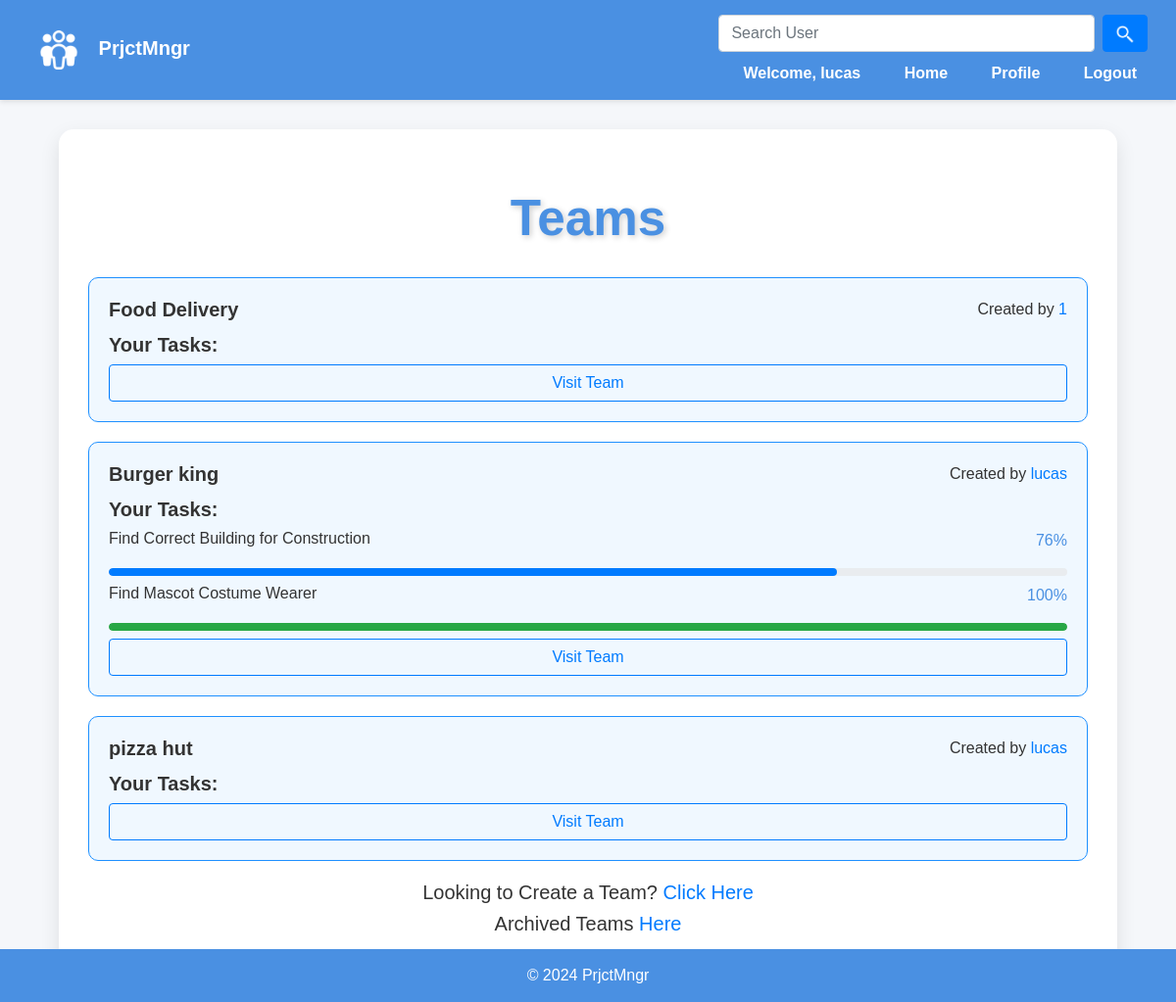
Page / (signed in) on the committed database.
### team/models.py (models this page shows)
class User(AbstractUser):
    friends = models.ManyToManyField('self', related_name='friends', blank=True)
    bio = models.TextField()

class Team(models.Model):
    name = models.CharField(max_length=50, unique=True)
    creator = models.ForeignKey(User, on_delete=models.CASCADE, related_name='teams_created',null=True)
    members = models.ManyToManyField('User', related_name='teams', blank=True)
    description = models.TextField(blank=True,default='')
    archived = models.BooleanField(default=False)
    admins = models.ManyToManyField('User', related_name='admins', blank=True)

class Task(models.Model):
    name = models.CharField(max_length=120,default='')
    completed = models.BooleanField(default=False)
    assigned_to = models.ForeignKey('User', on_delete=models.CASCADE, related_name='assigned_tasks')
    deadline = models.DateTimeField()
    priority = models.IntegerField(default=0)
    progress = models.IntegerField(default=0)
    progress_description = models.TextField()
    description = models.TextField(default='',)
    team=models.ForeignKey('Team', on_delete=models.CASCADE, related_name='tasks',default=None)

### team/views.py (the view)
# urls.py: path('', views.index, name='index'),
def index(request):
    if request.user.is_authenticated:
        user = request.user
        teams = Team.objects.filter(members=user,archived=False)
        tasks= Task.objects.filter(assigned_to=user)
        return render(request, 'index.html', {'teams':teams,"tasks":tasks})
    else:
        return render(request, 'register.html')

### team/templates/index.html (shortened to what this page needs)
{% extends "layout.html" %}
{% block body %}
    <h1>Teams</h1>
    {% if teams %}
        {% for team in teams %}
            <div class="card-body" style="background: #f0f8ff; border-radius: 10px;margin-bottom: 20px; border: 0.1px dodgerblue solid;">
                <div class="d-flex justify-content-between">
                    <h5 style ="font-weight: bold" class="card-title">{{ team.name }}</h5>
                    <p class="card-text">Created by <a href ="{% url 'profile' team.creator.username %}">{{ team.creator }}</a> </p>
                </div>
                <h5 style ="font-weight: bold" > Your Tasks:</h5>
                {% for task in tasks %}
                    {% if task.team == team %}
                        <div class="task-item mb-2">
                            <div class="d-flex justify-content-between">
                                <h6 >{{ task.name }}</h6>
                                <p style="color: #4a90e2;">{{ task.progress }}%</p>
                            </div>
                            <div class="progress" style="height: 8px; border-radius: 5px;">
                                <div class="progress-bar {% if task.completed %}bg-success{% else %}bg-primary{% endif %}"
                                     role="progressbar"
                                     style="width: {{ task.progress }}%; border-radius: 5px;"
                                     aria-valuenow="{{ task.progress }}" aria-valuemin="0" aria-valuemax="100">
                                </div>
                            </div>
                        </div>
                    {% endif %}
                {% endfor %}
                <form action="team/{{ team.name }}" style="text-align: center">
                    <input style="width:100%;" type="submit" class="btn btn-outline-primary" value="Visit Team">
                </form>
            </div>
        {% endfor %}
    {% else %}
        <h3 style="text-align: center;margin-top:40px" >Look's Like There's Nothing here.</h3>
    {% endif %}
            <h5 style="text-align: center">Looking to Create a Team? <a href ="create_team" > Click Here </a></h5>
            <h5 style="text-align: center">Archived Teams <a href ="archive" > Here</a></h5>
{% endblock %}

### team/templates/layout.html (shortened to what this page needs)
{% load static %}
<!DOCTYPE html>
<html lang="en">
<head>
    <link rel="stylesheet" href="https://cdn.jsdelivr.net/npm/bootstrap@4.4.1/dist/css/bootstrap.min.css">
</head>
<body>
    <nav class="navbar navbar-expand-lg">
        <a class="navbar-brand" href="{% url 'index' %}">
            <img src="{% static 'appLogo.png' %}" alt="PrjtMngr Logo">
            PrjctMngr
        </a>
        <div class="ml-auto">
            {% if user.is_authenticated %}
                <form method="POST" action="{% url 'search' %}">
                    <div class="form-row" style="margin-bottom: 10px">
                        <input required id="search_bar" name="search_term" class="form-control mr-sm-2" style="width:85%" type="search" placeholder="Search User"  aria-label="Search">
                        <button class="btn btn-primary" type="submit"><img style="height:20px;pointer-events:none" src="{% static 'searchLogo.png' %}"></button>
                    </div>
                </form>
                <a>Welcome, {{ user.username }}</a>
                <a href="{% url 'index' %}">Home</a>
                <a href="{% url 'profile' user.username %}" >Profile</a>
                <a href="{% url 'logout' %}">Logout</a>
            {% else %}
                <a class="links" href="{% url 'login' %}">Login</a>
                <a class="links" href="{% url 'register' %}">Register</a>
            {% endif %}
        </div>
    </nav>
    <div class="content-container">
        {% block body %}
        {% endblock %}
    </div>
    <footer>
        © 2024 PrjctMngr
    </footer>
</body>
</html>

### team/templates/layout.html (style rules this page uses)
body { font-family: 'Arial', sans-serif; background-color: #f5f7fa; color: #333; margin: 0; padding: 0; }
.navbar { background-color: #4a90e2; padding: 15px 20px; box-shadow: 0 2px 5px rgba(0, 0, 0, 0.1); }
.navbar-brand img { height: 40px; margin-right: 15px; }
.navbar a { color: #fff; margin: 0 20px; text-decoration: none; font-weight: bold; transition: color 0.3s ease; }
h1 { text-align: center; color: #4a90e2; font-size: 3.2rem; margin: 30px 0; font-weight: 700; text-shadow: 2px 2px 6px rgba(0, 0, 0, 0.2); }
.content-container { padding: 30px; background-color: #fff; border-radius: 15px; box-shadow: 0 8px 20px rgba(0, 0, 0, 0.1); margin: 30px auto; max-width: 90%; transition: box-shadow 0.3s ease-in-out; }
footer { background-color: #4a90e2; color: #fff; text-align: center; padding: 15px 0; position: fixed; bottom: 0; width: 100%; font-size: 1rem; }

### rows in the picture
User: username "lucas"
Team: name "Food Delivery", creator "1"
Team: name "Burger king", creator "lucas"
Task: name "Find Correct Building for Construction", progress "76", completed False (drawn)
Task: name "Find Mascot Costume Wearer", progress "100", completed True (drawn)
Team: name "pizza hut", creator "lucas"
